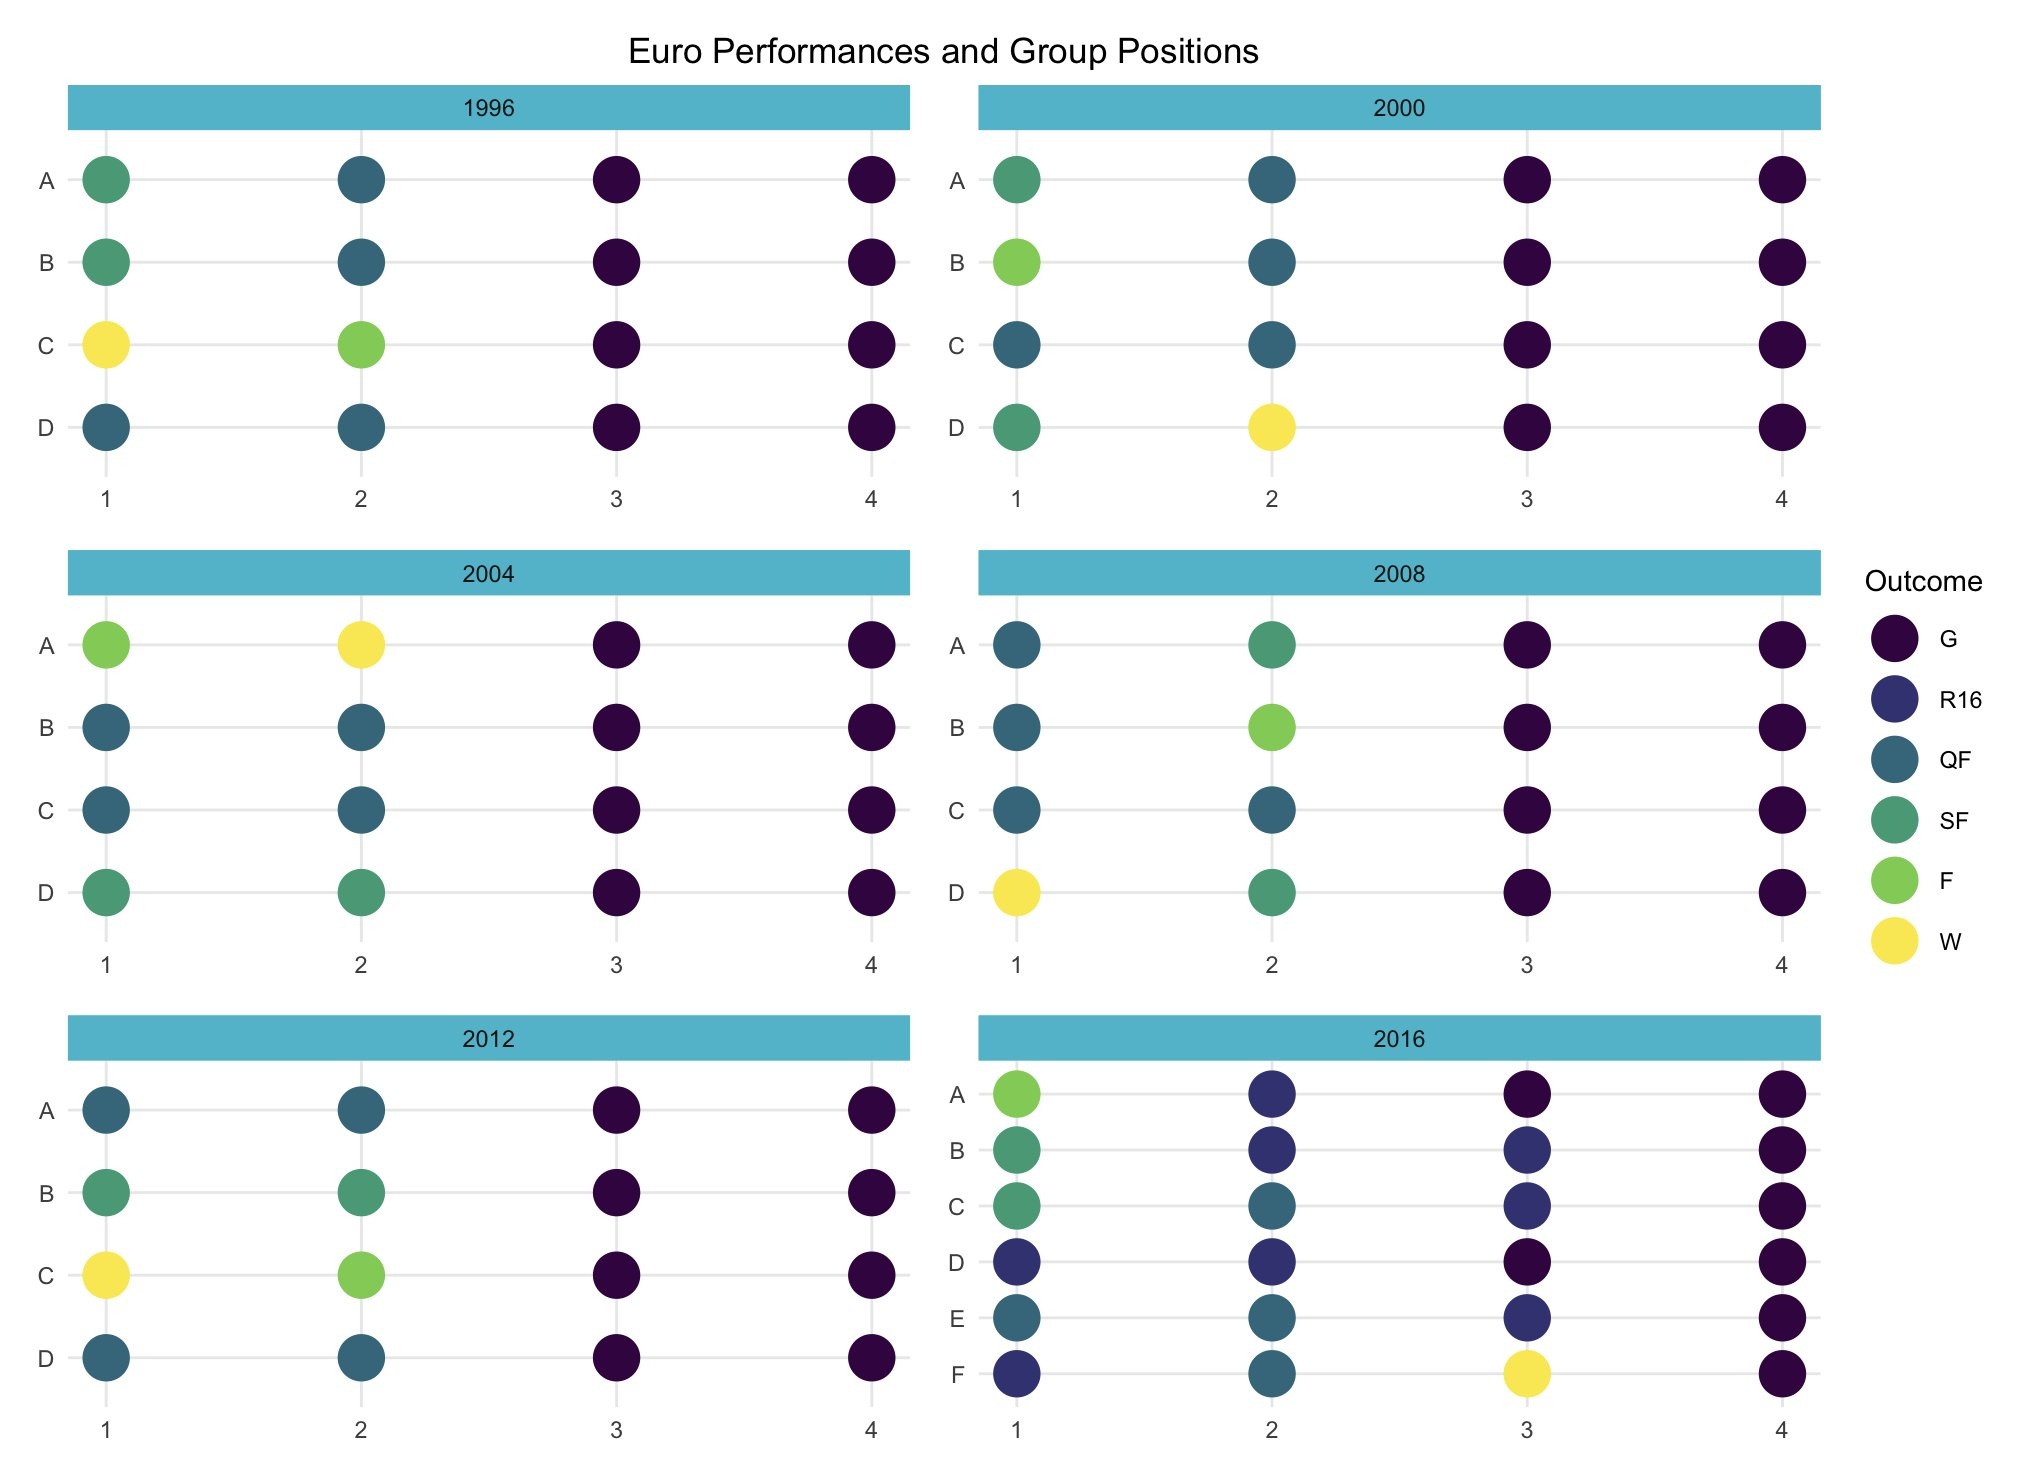

Recreate this plot in R.
library(tidyverse)
library(viridis)

Team <- c(
  "England", "Netherlands", "Scotland", "Switzerland",
  "France", "Spain", "Bulgaria", "Romania",
  "Germany", "CzechRepublic", "Italy", "Russia",
  "Portugal", "Croatia", "Denmark", "Turkey",
  
  "Portugal", "Romania", "England", "Germany",
  "Italy", "Turkey", "Belgium", "Sweden",
  "Spain", "Yugoslavia", "Norway", "Slovenia",
  "Netherlands", "France", "CzechRepublic", "Denmark",
  
  "Portugal", "Greece", "Spain", "Russia",
  "France", "England", "Croatia", "Switzerland",
  "Sweden", "Denmark", "Italy", "Bulgaria",
  "CzechRepublic", "Netherlands", "Germany", "Latvia",
  
  "Portugal", "Turkey", "CzechRepublic", "Switzerland",
  "Croatia", "Germany", "Austria", "Poland",
  "Netherlands", "Italy", "Romania", "France",
  "Spain", "Russia", "Sweden", "Greece",
  
  "CzechRepublic", "Greece", "Russia", "Poland",
  "Germany", "Portugal", "Denmark", "Netherlands",
  "Spain", "Italy", "Croatia", "Ireland",
  "England", "France", "Ukraine", "Sweden",
  
  "France", "Switzerland", "Albania", "Romania",
  "Wales", "England", "Slovakia", "Russia",
  "Germany", "Poland", "NorthernIreland", "Ukraine",
  "Croatia", "Spain", "Turkey", "CzechRepublic",
  "Italy", "Belgium", "Ireland", "Sweden",
  "Hungary", "Iceland", "Portugal", "Austria"
)

Outcome <- c(
  "SF", "QF", "G", "G", "SF", "QF", "G", "G", "W", "F", "G", "G", "QF",
  "QF", "G", "G", "SF", "QF", "G", "G", "F", "QF", "G", "G", "QF", "QF",
  "G", "G", "SF", "W", "G", "G", "F", "W", "G", "G", "QF", "QF", "G",
  "G", "QF", "QF", "G", "G", "SF", "SF", "G", "G", "QF", "SF", "G", "G",
  "QF", "F", "G", "G", "QF", "QF", "G", "G", "W", "SF", "G", "G", "QF",
  "QF", "G", "G", "SF", "SF", "G", "G", "W", "F", "G", "G", "QF", "QF",
  "G", "G", "F", "R16", "G", "G", "SF", "R16", "R16", "G", "SF", "QF", "R16",
  "G", "R16", "R16", "G", "G", "QF", "QF", "R16", "G", "R16", "QF", "W", "G"
)


euro <- tibble(
  Year = c(rep(seq(1996, 2012, 4), each = 16), rep(2016, 24)),
  Team,
  Group = c(rep(rep(c("A", "B", "C", "D"), each = 4), 6), 
            rep(c("E", "F"), each = 4)),
  Place = rep(1:4, 26),
  Outcome
) %>% 
  mutate(Outcome = factor(Outcome, 
                          levels = c("G", "R16", "QF", "SF", "F", "W")))
euro %>% 
  mutate(Group = fct_rev(Group)) %>% 
  ggplot(aes(x = Place, y = Group, color = Outcome)) +
  geom_point(shape = 16, size = 8) +
  facet_wrap(~ Year, ncol = 2, scales = "free") +
  scale_color_viridis(discrete = TRUE) +
  theme_minimal() +
  labs(
    title = "Euro Performances and Group Positions"
  ) +
  theme(
    axis.title = element_blank(),
    plot.margin = margin(0.5, 0.5, 0.5, 0.5, "cm"),
    panel.spacing = unit(1, "lines"),
    panel.grid.minor = element_blank(),
    strip.background = element_rect(fill = "#00c1d5", color = "#00c1d5"),
    plot.title = element_text(hjust = 0.5),
  )
